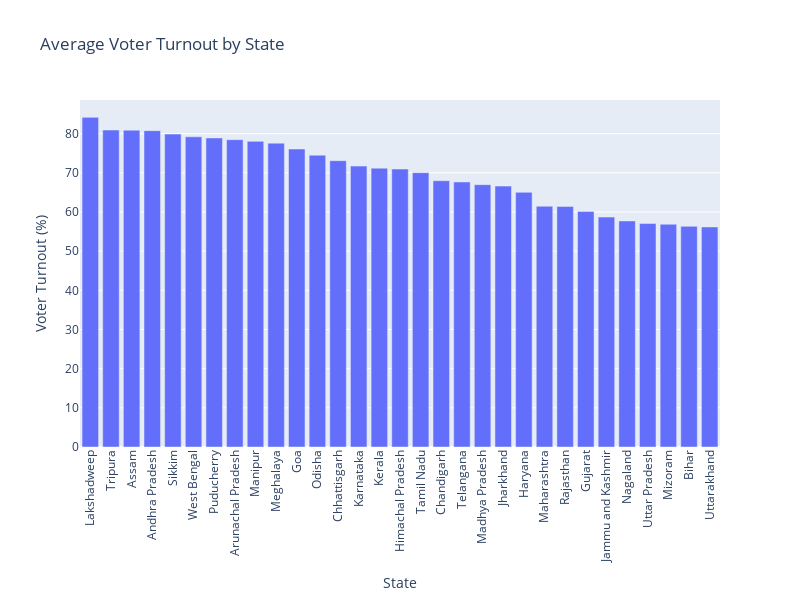

Notebook source saved alongside this figure:
### Code cell
#average voter turnout by state:
state_voter_turnout = merged_df.groupby('State')['Polled (%)'].mean().reset_index()

fig = px.bar(state_voter_turnout, x='State', y='Polled (%)',
             labels={'State': 'State', 'Polled (%)': 'Voter Turnout (%)'},
             title='Average Voter Turnout by State')


fig.update_layout(xaxis={'categoryorder': 'total descending'},
                  xaxis_tickangle=-90,
                  width=800,
                  height=600)

fig.show()

### Figure 1 — Plotly figure (JSON) as saved in the notebook; plotly's stock layout.template omitted (floating-point values rounded to 4 significant figures)
{"data": [{"alignmentgroup": "True", "hovertemplate": "State=%{x}<br>Voter Turnout (%)=%{y}<extra></extra>", "legendgroup": "", "marker": {"color": "#636efa", "pattern": {"shape": ""}}, "name": "", "offsetgroup": "", "orientation": "v", "showlegend": false, "textposition": "auto", "type": "bar", "x": ["Andhra Pradesh", "Arunachal Pradesh", "Assam", "Bihar", "Chandigarh", "Chhattisgarh", "Goa", "Gujarat", "Haryana", "Himachal Pradesh", "Jammu and Kashmir", "Jharkhand", "Karnataka", "Kerala", "Lakshadweep", "Madhya Pradesh", "Maharashtra", "Manipur", "Meghalaya", "Mizoram", "Nagaland", "Odisha", "Puducherry", "Rajasthan", "Sikkim", "Tamil Nadu", "Telangana", "Tripura", "Uttar Pradesh", "Uttarakhand", "West Bengal"], "xaxis": "x", "y": [80.77, 78.45, 80.88, 56.33, 67.98, 73.11, 76.08, 60.14, 65.02, 70.97, 58.7, 66.61, 71.71, 71.19, 84.16, 66.97, 61.46, 78.03, 77.58, 56.87, 57.72, 74.51, 78.9, 61.43, 79.88, 70.04, 67.66, 80.92, 57.05, 56.18, 79.19], "yaxis": "y"}], "layout": {"barmode": "relative", "height": 600, "legend": {"tracegroupgap": 0}, "title": {"text": "Average Voter Turnout by State"}, "width": 800, "xaxis": {"anchor": "y", "categoryorder": "total descending", "domain": [0, 1], "tickangle": -90, "title": {"text": "State"}}, "yaxis": {"anchor": "x", "domain": [0, 1], "title": {"text": "Voter Turnout (%)"}}}}
